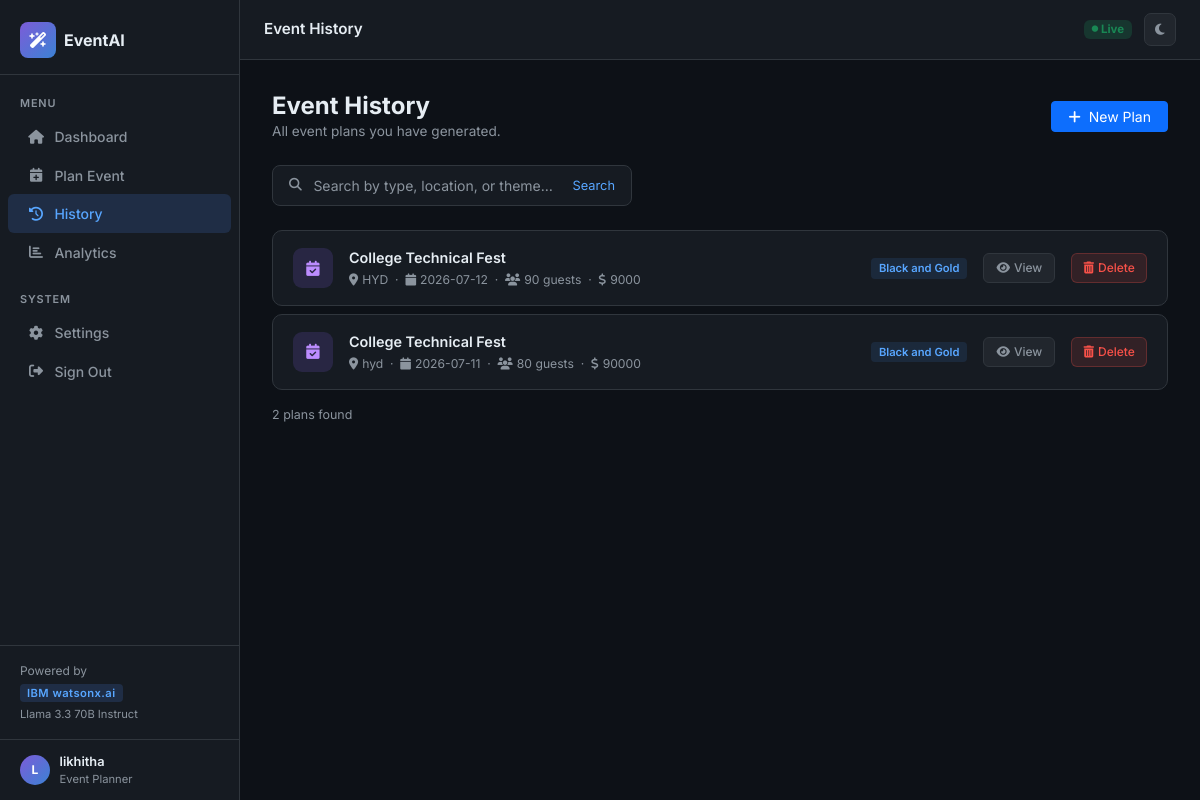
Screenshot of /history (signed in) with the database file from the repository.
### tables this page shows
CREATE TABLE events (
                id          INTEGER PRIMARY KEY AUTOINCREMENT,
                user_id     INTEGER NOT NULL REFERENCES users(id) ON DELETE CASCADE,
                event_type  TEXT    NOT NULL,
                date        TEXT    NOT NULL,
                location    TEXT    NOT NULL,
                budget      REAL    NOT NULL DEFAULT 0,
                guests      INTEGER NOT NULL DEFAULT 0,
                theme       TEXT    NOT NULL,
                plan        TEXT    NOT NULL,
                created_at  TEXT    NOT NULL
            );

### app.py (the view)
@app.route("/history")
@login_required
def history():
    user_id = session.get("user_id")
    if not user_id:
        return redirect(url_for("login"))
    q      = request.args.get("q", "").strip()
    events = db_get_events(user_id, q)
    return render_template("history.html", events=events, q=q)

### app.py (called while the page is built, shortened)
def get_db():
    if "db" not in g:
        g.db = sqlite3.connect(DB_PATH, detect_types=sqlite3.PARSE_DECLTYPES)
        g.db.row_factory = sqlite3.Row
        g.db.execute("PRAGMA journal_mode=WAL")
        g.db.execute("PRAGMA foreign_keys=ON")
    return g.db

def db_get_events(user_id, q: str = ""):
    return get_db().execute(
        "SELECT * FROM events WHERE user_id = ? ORDER BY created_at DESC",
        (user_id,)
    ).fetchall()

def login_required(f):
    @wraps(f)
    def decorated(*args, **kwargs):
        if not session.get("logged_in") or not session.get("user_id"):
            session.clear()
            return redirect(url_for("login"))
        return f(*args, **kwargs)
    return decorated

### templates/history.html (shortened to what this page needs)
{% extends "layout.html" %}
{% block page_title %}Event History{% endblock %}
{% block content %}
<div class="d-flex align-items-center justify-content-between mb-4">
  <div>
    <h4 class="fw-bold mb-0">Event History</h4>
    <p class="text-muted-custom mb-0" style="font-size:.85rem;">
      All event plans you have generated.
    </p>
  </div>
  <a href="{{ url_for('planner') }}" class="btn btn-primary btn-sm px-3">
    <i class="fa-solid fa-plus me-1"></i> New Plan
  </a>
</div>
<form method="GET" action="{{ url_for('history') }}" class="mb-4">
  <div class="search-bar">
    <i class="fa-solid fa-magnifying-glass" style="color:var(--muted);font-size:.8rem;"></i>
    <input type="text" name="q" placeholder="Search by type, location, or theme…"
           value="{{ q }}" autocomplete="off"/>
    <button type="submit" style="background:none;border:none;color:var(--accent);
            font-size:.8rem;cursor:pointer;padding:0;">Search</button>
  </div>
</form>
{% if events %}
<div class="d-flex flex-column gap-2">
  {% for ev in events %}
  <div class="event-row">
    <div class="ev-icon"><i class="fa-solid fa-calendar-check"></i></div>
    <div style="flex:1;min-width:0;">
      <div class="ev-title">{{ ev.event_type }}</div>
      <div class="ev-meta">
        <i class="fa-solid fa-location-dot me-1"></i>{{ ev.location }}
        &nbsp;·&nbsp;
        <i class="fa-solid fa-calendar me-1"></i>{{ ev.date }}
        &nbsp;·&nbsp;
        <i class="fa-solid fa-users me-1"></i>{{ ev.guests }} guests
        &nbsp;·&nbsp;
        <i class="fa-solid fa-dollar-sign me-1"></i>{{ "%.0f"|format(ev.budget) }}
      </div>
    </div>
    <span class="ev-badge">{{ ev.theme }}</span>
    <a href="{{ url_for('history_view', event_id=ev.id) }}"
       class="btn btn-sm"
       style="background:var(--hover);border:1px solid var(--border);
              color:var(--muted);border-radius:6px;font-size:.75rem;
              padding:.3rem .75rem;font-weight:500;white-space:nowrap;">
      <i class="fa-solid fa-eye me-1"></i>View
    </a>
    <form method="POST" action="{{ url_for('history_delete', event_id=ev.id) }}"
          onsubmit="return confirm('Delete this event plan?');">
      <button type="submit" class="btn-del">
        <i class="fa-solid fa-trash-can me-1"></i>Delete
      </button>
    </form>
  </div>
  {% endfor %}
</div>
<div class="mt-3" style="font-size:.78rem;color:var(--muted);">
  {{ events|length }} plan{{ 's' if events|length != 1 else '' }} found
</div>
{% endif %}
{% endblock %}

### templates/layout.html (style rules this page uses)
:root { --bg:#0d1117; --surface:#161b22; --border:#30363d; --text:#e6edf3; --muted:#8b949e; --text2:#c9d1d9; --accent:#58a6ff; --purple:#bc8cff; --hover:#21262d; --active-bg:#1f2d45; --active-col:#58a6ff; --input-bg:#0d1117; }
*,*::before,*::after { box-sizing:border-box; }
body { font-family:'Inter',sans-serif; background:var(--bg);color:var(--text); min-height:100vh;margin:0; transition:background .2s,color .2s; }
a { text-decoration:none; }
.text-muted-custom { color:var(--muted); }

### templates/history.html (style rules this page uses)
.event-row { background:var(--surface);border:1px solid var(--border); border-radius:10px;padding:1rem 1.25rem; display:flex;align-items:center;gap:1rem;flex-wrap:wrap; transition:border-color .15s; }
.event-row .ev-icon { width:40px;height:40px;border-radius:9px;flex-shrink:0; background:rgba(124,92,216,.18);color:#bc8cff; display:flex;align-items:center;justify-content:center;font-size:.95rem; }
.event-row .ev-title { font-weight:600;font-size:.9rem;color:var(--text); }
.event-row .ev-meta { font-size:.76rem;color:var(--muted);margin-top:2px; }
.ev-badge { font-size:.7rem;font-weight:600;padding:2px 8px;border-radius:4px; background:rgba(59,130,212,.14);color:#58a6ff; }
.search-bar { background:var(--surface);border:1px solid var(--border); border-radius:8px;padding:.5rem 1rem; display:flex;align-items:center;gap:.6rem;max-width:360px; }
.search-bar input { background:transparent;border:none;outline:none; color:var(--text);font-size:.875rem;width:100%; }
.search-bar input::placeholder { color:var(--muted); }
.btn-del { background:rgba(248,81,73,.12);border:1px solid rgba(248,81,73,.25); color:#f85149;border-radius:6px;padding:.3rem .7rem;font-size:.75rem; font-weight:500;cursor:pointer;transition:background .15s; }

### rows the page displays
events: event_type "College Technical Fest", location "HYD", date "2026-07-12", guests "90", budget "9000", theme "Black and Gold"
events: event_type "College Technical Fest", location "hyd", date "2026-07-11", guests "80", budget "90000", theme "Black and Gold"

### other values shown
{{ session.get('username','U')[0]|upper }} "L"
{{ session.get('username','User') }} "likhitha"
{{ events|length }} "2"
{{ 's' if events|length != 1 else '' }} "s"
